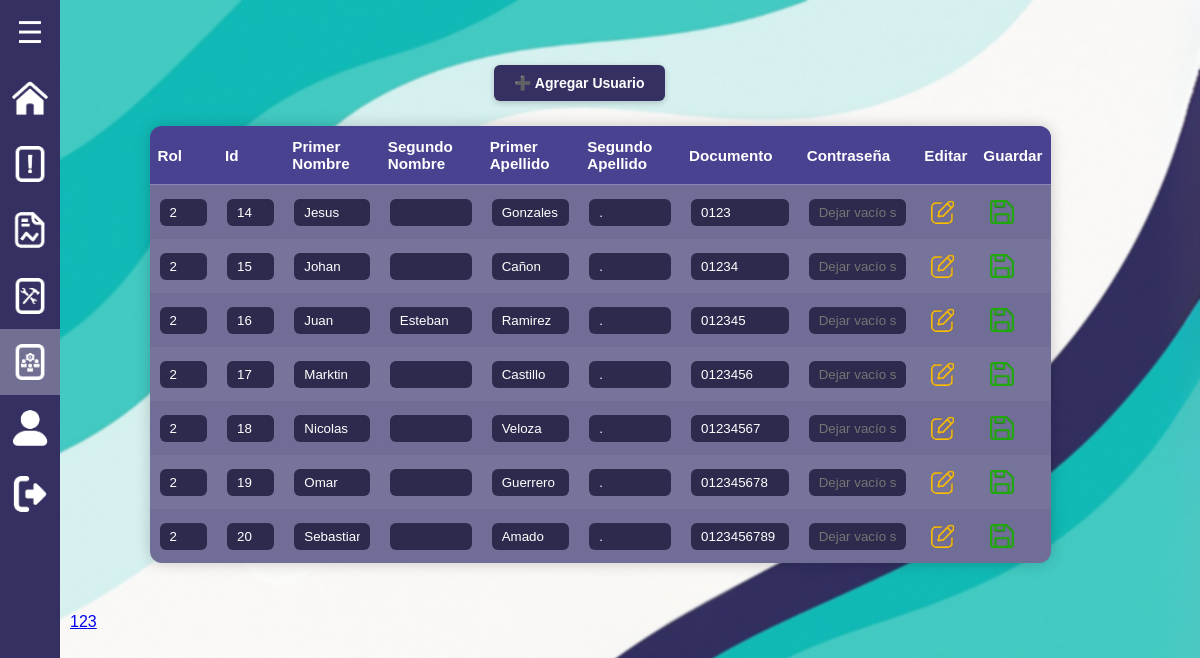
The app's page /roles/administrador_reportes/gestionar_usuarios.php?pagina=2 (signed in), older data.
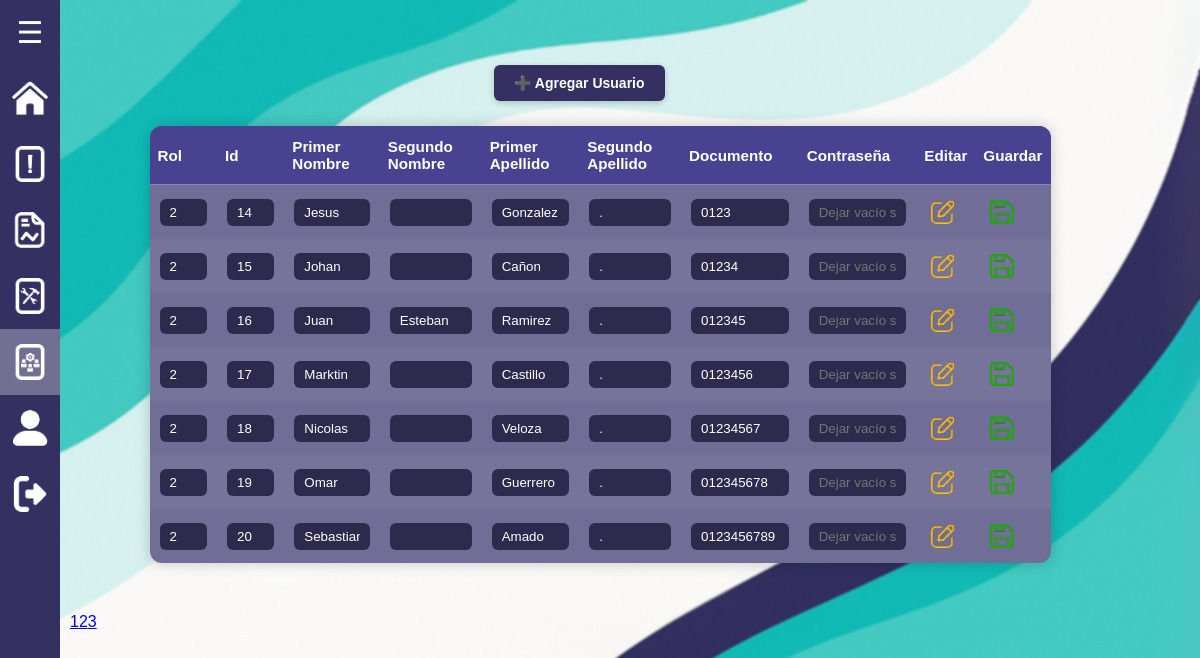
The same page, newer data.
### tables this page shows
CREATE TABLE `usuarios` (
  `id` int(11) NOT NULL,
  `primer_nombre` varchar(255) NOT NULL,
  `segundo_nombre` varchar(255) DEFAULT NULL,
  `primer_apellido` varchar(255) NOT NULL,
  `segundo_apellido` varchar(255) NOT NULL,
  `numero_documento` varchar(255) NOT NULL,
  `contrasenia` varchar(255) NOT NULL,
  `rol` int(11) NOT NULL
);

### roles/administrador_reportes/gestionar_usuarios.php (the view, shortened to what this page needs)
<?php
include '../../php/conexion_be.php';
$buscar = isset($_GET['buscar']) ? $_GET['buscar'] : '';
$usuariosPorPagina = 7;
$paginaActual = isset($_GET['pagina']) ? (int)$_GET['pagina'] : 1;
$inicio = ($paginaActual - 1) * $usuariosPorPagina;
$countSql = "SELECT COUNT(*) as total FROM usuarios";
$countResult = mysqli_query($conexion, $countSql);
$totalUsuarios = mysqli_fetch_assoc($countResult)['total'];
$totalPaginas = ceil($totalUsuarios / $usuariosPorPagina);
$sql = "SELECT * FROM usuarios";
$sql .= " LIMIT $inicio, $usuariosPorPagina";
$result = mysqli_query($conexion, $sql);
?>
<!DOCTYPE html>
<html lang="es">
    <head>
        <link rel="stylesheet" href="../../css/usuarios_admin.css">
        <link rel="stylesheet" href="../../css/estilos2.css">
    </head>
<body>
<?php include '../../menu_lateral/menu2.php'; ?>
<div class="contenedor-usuarios">
  <div class="encabezado-usuarios">
    <button id="abrir-modal" class="agregar-usuario">➕ Agregar Usuario</button>
  </div>
  <table>
    <thead>
      <tr>
        <th>Rol</th>
        <th>Id</th>
        <th>Primer Nombre</th>
        <th>Segundo Nombre</th>
        <th>Primer Apellido</th>
        <th>Segundo Apellido</th>
        <th>Documento</th>
        <th>Contraseña</th>
        <th>Editar</th>
        <th>Guardar</th>
      </tr>
    </thead>
    <tbody>
      <?php while ($mostrar = mysqli_fetch_array($result)) { ?>
      <tr id="fila-<?php echo $mostrar['id']; ?>">
        <form method="POST" action="">
          <td><input type="text" name="rol" value="<?php echo $mostrar['rol']; ?>" disabled></td>
          <td><input type="text" name="id" value="<?php echo $mostrar['id']; ?>" readonly disabled></td>
          <td><input type="text" name="primer_nombre" value="<?php echo $mostrar['primer_nombre']; ?>" disabled></td>
          <td><input type="text" name="segundo_nombre" value="<?php echo $mostrar['segundo_nombre']; ?>" disabled></td>
          <td><input type="text" name="primer_apellido" value="<?php echo $mostrar['primer_apellido']; ?>" disabled></td>
          <td><input type="text" name="segundo_apellido" value="<?php echo $mostrar['segundo_apellido']; ?>" disabled></td>
          <td><input type="text" name="numero_documento" value="<?php echo $mostrar['numero_documento']; ?>" disabled></td>
          <td><input type="password" name="contrasenia" placeholder="Dejar vacío si no se cambia" disabled></td>
          <td><button type="button" onclick="habilitarEdicion(<?php echo $mostrar['id']; ?>)"><img src="images/1.png" alt="Editar"></button></td>
          <td><button type="submit" name="btnGuardar" value="<?php echo $mostrar['id']; ?>" disabled><img src="images/3.png" alt="Guardar"></button></td>
        </form>
      </tr>
      <?php } ?>
    </tbody>
  </table>
  <div class="paginacion">
    <?php
    $maxEnlaces = 10;
    $bloque = ceil($paginaActual / $maxEnlaces);
    $inicioBloque = ($bloque - 1) * $maxEnlaces + 1;
    $finBloque = min($inicioBloque + $maxEnlaces - 1, $totalPaginas);
    for ($i = $inicioBloque; $i <= $finBloque; $i++) {
        $clase = ($i == $paginaActual) ? 'pagina-actual' : '';
        echo '<a href="?pagina=' . $i . ($buscar ? '&buscar=' . urlencode($buscar) : '') . '" class="' . $clase . '">' . $i . '</a>';
    }
    ?>
  </div>
</div>
</body>
</html>

Row changes from the older to the newer data that the page shows:
changed usuarios "Jesus": primer_apellido "Gonzales" → "Gonzalez"
